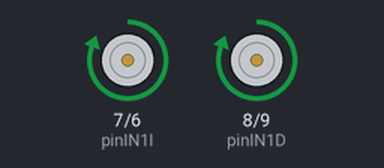
A sketch run on a simulated Arduino Uno, built with avr-gcc and run on an emulated ATmega328P. Shown: motor-driver pin pairs drawn as motors (green arrow = first pin HIGH = forward, orange = second pin HIGH = backward, longer = more drive).

Above: at 0.7 s.
At 2.2 s:
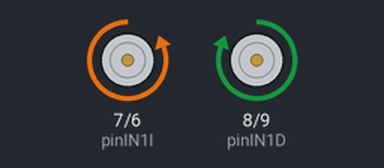
At 5.7 s:
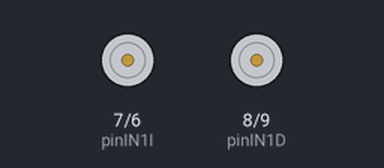
Timing chart, 0 to 6.9 s (numbered marks = the images above):
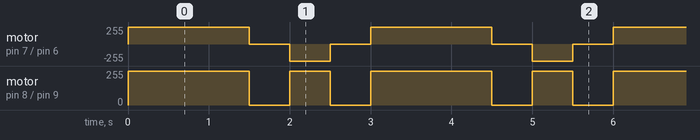

Measured:
- by itself, motor on pin 8 (pinIN1D) / pin 9 (pinIN2D): repeats every 3.0 s: stopped 0.50 s, forward 255/255 0.50 s, stopped 0.50 s, forward 255/255 1.5 s
- by itself, motor on pin 7 (pinIN1I) / pin 6 (pinIN2I): repeats every 3.0 s: stopped 0.50 s, backward 255/255 0.50 s, stopped 0.50 s, forward 255/255 1.5 s

The sketch:

AUTO_LOCO_CUADRADOS.ino
```cpp
const int pinIN1I = 7;
const int pinIN2I = 6;

const int pinIN1D = 8;
const int pinIN2D = 9;

void setup() {
  pinMode(pinIN1I, OUTPUT);
  pinMode(pinIN2I, OUTPUT);

  pinMode(pinIN1D, OUTPUT);
  pinMode(pinIN2D, OUTPUT);
}

void loop() {
  digitalWrite(pinIN1D, HIGH);
  digitalWrite(pinIN1I, HIGH);
  digitalWrite(pinIN2D, LOW);
  digitalWrite(pinIN2I, LOW);
  delay(1500);

  digitalWrite(pinIN1D, LOW);
  digitalWrite(pinIN1I, LOW);
  digitalWrite(pinIN2D, LOW);
  digitalWrite(pinIN2I, LOW);
  delay(500);

  digitalWrite(pinIN1D, HIGH);
  digitalWrite(pinIN1I, LOW);
  digitalWrite(pinIN2D, LOW);
  digitalWrite(pinIN2I, HIGH);
  delay(500);

  digitalWrite(pinIN1D, LOW);
  digitalWrite(pinIN1I, LOW);
  digitalWrite(pinIN2D, LOW);
  digitalWrite(pinIN2I, LOW);
  delay(500);
}
```
